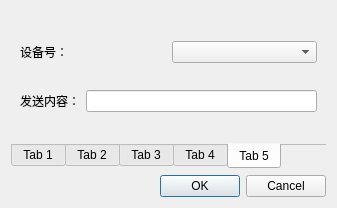
<?xml version="1.0" encoding="UTF-8"?>
<ui version="4.0">
 <class>askDialog</class>
 <widget class="QDialog" name="askDialog">
  <property name="geometry">
   <rect>
    <x>0</x>
    <y>0</y>
    <width>329</width>
    <height>208</height>
   </rect>
  </property>
  <property name="windowTitle">
   <string>设置参数：</string>
  </property>
  <layout class="QVBoxLayout" name="verticalLayout_3">
   <item>
    <widget class="QTabWidget" name="tabWidget">
     <property name="sizePolicy">
      <sizepolicy hsizetype="Expanding" vsizetype="Expanding">
       <horstretch>0</horstretch>
       <verstretch>0</verstretch>
      </sizepolicy>
     </property>
     <property name="tabPosition">
      <enum>QTabWidget::South</enum>
     </property>
     <property name="currentIndex">
      <number>4</number>
     </property>
     <property name="elideMode">
      <enum>Qt::ElideNone</enum>
     </property>
     <property name="usesScrollButtons">
      <bool>false</bool>
     </property>
     <property name="documentMode">
      <bool>true</bool>
     </property>
     <property name="tabsClosable">
      <bool>false</bool>
     </property>
     <property name="movable">
      <bool>false</bool>
     </property>
     <property name="tabBarAutoHide">
      <bool>true</bool>
     </property>
     <widget class="QWidget" name="tab">
      <attribute name="title">
       <string>Tab 1</string>
      </attribute>
      <layout class="QVBoxLayout" name="verticalLayout">
       <item>
        <widget class="QComboBox" name="comboBox_CWMODE">
         <item>
          <property name="text">
           <string>Station 模式</string>
          </property>
         </item>
         <item>
          <property name="text">
           <string>SoftAP 模式</string>
          </property>
         </item>
         <item>
          <property name="text">
           <string>Station+SoftAP 模式</string>
          </property>
         </item>
        </widget>
       </item>
      </layout>
     </widget>
     <widget class="QWidget" name="tab_2">
      <attribute name="title">
       <string>Tab 2</string>
      </attribute>
      <layout class="QVBoxLayout" name="verticalLayout_2">
       <item>
        <layout class="QHBoxLayout" name="horizontalLayout_2">
         <item>
          <widget class="QLabel" name="label">
           <property name="text">
            <string>SSID：</string>
           </property>
          </widget>
         </item>
         <item>
          <widget class="QLineEdit" name="lineEdit_SSID1"/>
         </item>
        </layout>
       </item>
       <item>
        <layout class="QHBoxLayout" name="horizontalLayout_3">
         <item>
          <widget class="QLabel" name="label_2">
           <property name="text">
            <string>密码：</string>
           </property>
          </widget>
         </item>
         <item>
          <widget class="QLineEdit" name="lineEdit_Password1">
           <property name="echoMode">
            <enum>QLineEdit::Password</enum>
           </property>
          </widget>
         </item>
        </layout>
       </item>
      </layout>
     </widget>
     <widget class="QWidget" name="tab_3">
      <attribute name="title">
       <string>Tab 3</string>
      </attribute>
      <layout class="QVBoxLayout" name="verticalLayout_6">
       <item>
        <layout class="QHBoxLayout" name="horizontalLayout">
         <item>
          <widget class="QLabel" name="label_3">
           <property name="text">
            <string>SSID：</string>
           </property>
          </widget>
         </item>
         <item>
          <widget class="QLineEdit" name="lineEdit_SSID2"/>
         </item>
        </layout>
       </item>
       <item>
        <layout class="QHBoxLayout" name="horizontalLayout_6">
         <item>
          <widget class="QLabel" name="label_4">
           <property name="text">
            <string>密码：</string>
           </property>
          </widget>
         </item>
         <item>
          <widget class="QLineEdit" name="lineEdit_Password2"/>
         </item>
        </layout>
       </item>
       <item>
        <layout class="QHBoxLayout" name="horizontalLayout_7">
         <item>
          <widget class="QLabel" name="label_5">
           <property name="text">
            <string>频道号：</string>
           </property>
          </widget>
         </item>
         <item>
          <widget class="QSpinBox" name="spinBox_chanel">
           <property name="minimum">
            <number>1</number>
           </property>
           <property name="maximum">
            <number>4</number>
           </property>
          </widget>
         </item>
         <item>
          <widget class="QLabel" name="label_6">
           <property name="text">
            <string> 加密方式：</string>
           </property>
          </widget>
         </item>
         <item>
          <widget class="QComboBox" name="comboBox_ecn">
           <item>
            <property name="text">
             <string>OPEN</string>
            </property>
           </item>
           <item>
            <property name="text">
             <string>WPA_PSK</string>
            </property>
           </item>
           <item>
            <property name="text">
             <string>WPA2_PSK</string>
            </property>
           </item>
           <item>
            <property name="text">
             <string>WPA_WPA2_PSK</string>
            </property>
           </item>
          </widget>
         </item>
        </layout>
       </item>
       <item>
        <layout class="QHBoxLayout" name="horizontalLayout_9">
         <item>
          <widget class="QLabel" name="label_7">
           <property name="text">
            <string> 最大连接设备数量：</string>
           </property>
          </widget>
         </item>
         <item>
          <widget class="QSpinBox" name="spinBox_maxConnect">
           <property name="minimum">
            <number>0</number>
           </property>
           <property name="maximum">
            <number>4</number>
           </property>
           <property name="value">
            <number>1</number>
           </property>
          </widget>
         </item>
         <item>
          <widget class="QCheckBox" name="checkBox_SSIDHidden">
           <property name="text">
            <string> SoftAP 是否可见</string>
           </property>
           <property name="checked">
            <bool>true</bool>
           </property>
          </widget>
         </item>
        </layout>
       </item>
      </layout>
     </widget>
     <widget class="QWidget" name="tab_4">
      <attribute name="title">
       <string>Tab 4</string>
      </attribute>
      <layout class="QVBoxLayout" name="verticalLayout_4">
       <item>
        <layout class="QHBoxLayout" name="horizontalLayout_5">
         <item>
          <widget class="QLabel" name="label_8">
           <property name="text">
            <string>模式：</string>
           </property>
          </widget>
         </item>
         <item>
          <widget class="QComboBox" name="comboBox_TCPMode">
           <property name="currentIndex">
            <number>1</number>
           </property>
           <item>
            <property name="text">
             <string>关闭服务器</string>
            </property>
           </item>
           <item>
            <property name="text">
             <string>建立服务器</string>
            </property>
           </item>
          </widget>
         </item>
        </layout>
       </item>
       <item>
        <layout class="QHBoxLayout" name="horizontalLayout_8">
         <item>
          <widget class="QLabel" name="label_9">
           <property name="text">
            <string> 端口：</string>
           </property>
          </widget>
         </item>
         <item>
          <widget class="QLineEdit" name="lineEdit_Port">
           <property name="text">
            <string>333</string>
           </property>
          </widget>
         </item>
        </layout>
       </item>
      </layout>
     </widget>
     <widget class="QWidget" name="tab_5">
      <attribute name="title">
       <string>Tab 5</string>
      </attribute>
      <layout class="QVBoxLayout" name="verticalLayout_5">
       <item>
        <layout class="QHBoxLayout" name="horizontalLayout_11">
         <item>
          <widget class="QLabel" name="label_11">
           <property name="text">
            <string>设备号：</string>
           </property>
          </widget>
         </item>
         <item>
          <widget class="QComboBox" name="comboBox_DeviceNO"/>
         </item>
        </layout>
       </item>
       <item>
        <layout class="QHBoxLayout" name="horizontalLayout_10">
         <item>
          <widget class="QLabel" name="label_10">
           <property name="text">
            <string>发送内容：</string>
           </property>
          </widget>
         </item>
         <item>
          <widget class="QLineEdit" name="lineEdit_sendMessage"/>
         </item>
        </layout>
       </item>
      </layout>
     </widget>
    </widget>
   </item>
   <item>
    <layout class="QHBoxLayout" name="horizontalLayout_4">
     <item>
      <spacer name="horizontalSpacer">
       <property name="orientation">
        <enum>Qt::Horizontal</enum>
       </property>
       <property name="sizeHint" stdset="0">
        <size>
         <width>40</width>
         <height>20</height>
        </size>
       </property>
      </spacer>
     </item>
     <item>
      <widget class="QPushButton" name="pushButton">
       <property name="text">
        <string>OK</string>
       </property>
      </widget>
     </item>
     <item>
      <widget class="QPushButton" name="pushButton_2">
       <property name="text">
        <string>Cancel</string>
       </property>
      </widget>
     </item>
    </layout>
   </item>
  </layout>
 </widget>
 <resources/>
 <connections/>
</ui>
